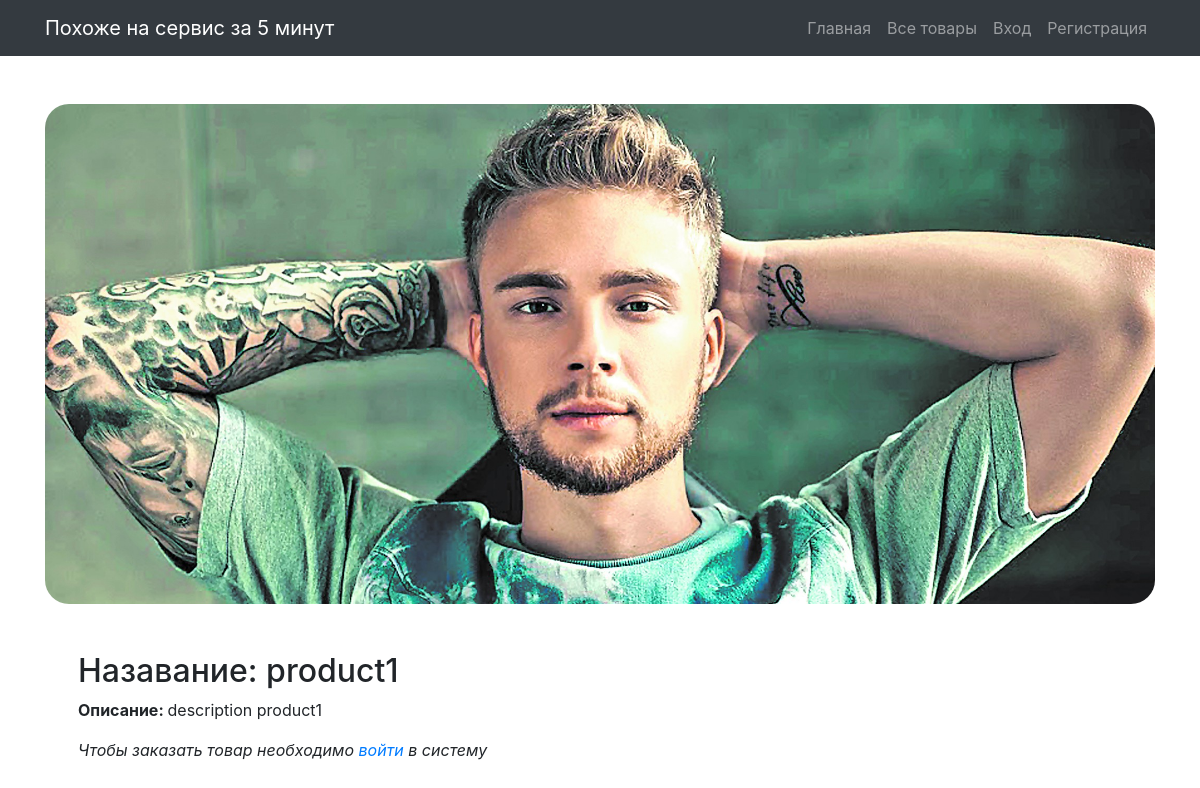
Screenshot of /service/2 with the database file from the repository.
### shop/models.py (models this page shows, shortened)
class Product(models.Model):
    title = models.CharField(max_length=255, verbose_name='title')
    description = models.TextField(verbose_name='description')
    image = models.FileField(upload_to='products', verbose_name='image')
    @property
    def get_image(self):
        if self.image and hasattr(self.image, 'url'):
            return self.image.url

### shop/views.py (the view)
# urls.py: path('service/<int:pk>', ProductShowView.as_view(), name="products.show"),
class ProductShowView(DetailView):
    model = Product
    template_name = 'products/show.html'

### shop/templates/products/show.html
{% extends 'layouts/base.html' %}
{% block content %}
<div class="row">
    <div class="col-12 ">
        <img src="{{ product.get_image }}" alt="" style="width: 100%; object-fit:cover; border-radius: 1.5rem; max-height: 500px">
    </div>
    <div class="col-12 p-5">
        <h2>Назавание: {{ product.title }}</h2>
        <p><b>Описание: </b>{{ product.description }}</p>
        {% if user.is_authenticated %}
        <a href="{% url 'products.order' product.id %}" class="btn btn-success">Заказать</a>
        {% else %}
        <p><i>Чтобы заказать товар необходимо <a href="{% url 'users.login' %}">войти</a> в систему</i></p>
        {% endif %}
    </div>
</div>
{% endblock %}

### rows the page displays
Product: get_image (picture), title "product1", description "description product1"
